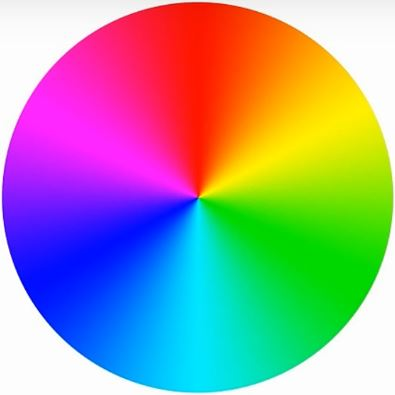
#> input picture image/image_for_color_detect.JPG, 395 x 395 px, found by its file name
$ python example_color_detect.py
#> lines starting #> are read from the running program, lines starting #| are printed output that depends on the picture; after the words box and inside, x2 and y2 are one past the last pixel; in counts of white or black regions, pixels touching at a corner belong together
import cv2

img_color = cv2.imread('image/image_for_color_detect.jpg')
#> img_color is the input picture: shape (395, 395, 3); mean B, G, R 155.4, 154.1, 155.5
height, width = img_color.shape[:2]
#> height = 395; width = 395

# cvtColor 함수로 BGR을 HSV로 변환
img_hsv = cv2.cvtColor(img_color, cv2.COLOR_BGR2HSV)
#> img_hsv: shape (395, 395, 3); mean H, S, V 71.7, 189.1, 245.6

lower_blue = (120-10, 30, 30)
upper_blue = (120+10, 255, 255)
img_mask = cv2.inRange(img_hsv, lower_blue, upper_blue)
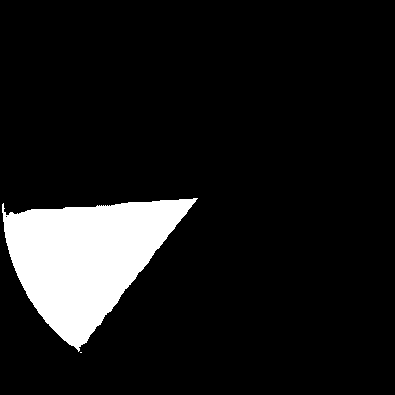
#> img_mask: shape (395, 395); 10.3% white; 2 white regions (1 under 20 px), largest, box (x1, y1, x2, y2) and area: (2, 198, 198, 352) 16042

img_result = cv2.bitwise_and(img_color, img_color, mask=img_mask)
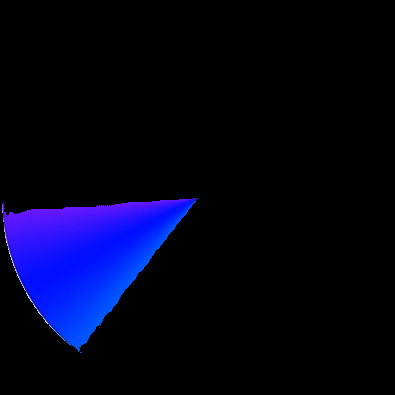
#> img_result: shape (395, 395, 3); mean B, G, R 26, 3.5, 2.4

cv2.imshow('img_color', img_color)
cv2.imshow('img_mask', img_mask)
cv2.imshow('img_result', img_result)

cv2.waitKey(0)
cv2.destroyAllWindows()
